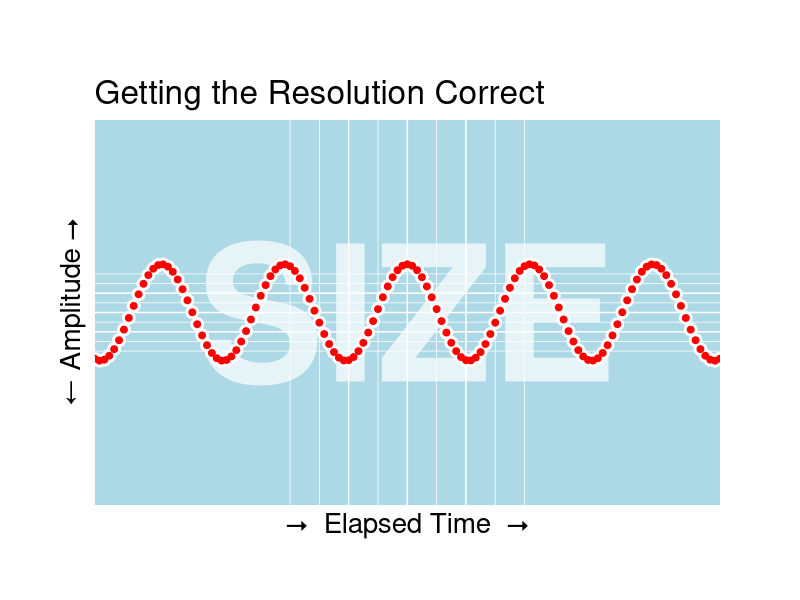
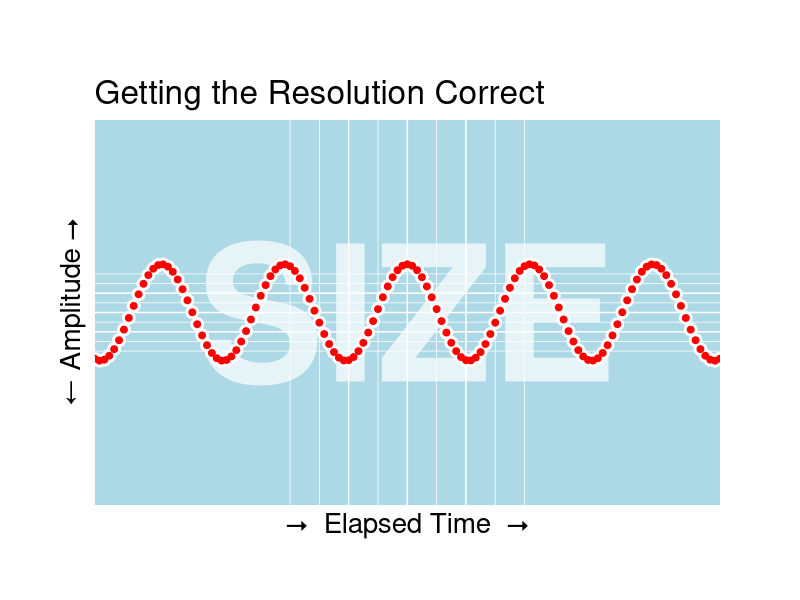

Write R code to recreate these figures, in order. (Note: this script raises an error after producing the figures.)
# clear the workspace!
# this is important to zero-out ambient theme adjustments!
rm(list=ls())
ls()

if (F) {
  install.packages('ggplot')
  install.packages('png')
  # install.packages('ggfx')
}

library(ggplot2)
library(png)
# library(ggfx) # with_shadow

theme_set(theme_gray())

steps <- seq(-16,16,0.25)
wave <- data.frame(Time=steps,Amplitude=cos(steps))
  
p = ggplot(wave,aes(Time,Amplitude,colour='cosine')) +
  scale_color_manual(values=c('tomato'),name='wave') +
  scale_x_continuous(
    expand=c(0,0), 
    limits=c(-16,16),
    breaks=c(-3,0,3)) +
  scale_y_continuous(
    expand=c(0,0), 
    limits=c(-4,4),
    breaks=c(-0.4,0,0.4)) +
  xlab(label='\u2B62  Elapsed Time  \u2B62' ) +
  ylab(label='\u2190 Amplitude \u2B62') +
  theme(
    text=element_text(size=unit(20,'pt')),
    plot.margin=margin(4,4,3,3,'lines'),
    #plot.window=,
    panel.background=element_rect(fill='lightblue'),
    axis.ticks=element_blank(),
    axis.text=element_blank(),
    legend.text=element_text(),
    legend.direction='horizontal',
    legend.position=c(0.85,0.9),
    legend.background=element_rect(fill='white'),
    legend.key=element_blank(),
    legend.title=element_text(size=unit(15,'pt')),
    legend.margin=margin(c(0.5,1,0.5,1),unit="lines")
  ) +
  ggtitle('Getting the Resolution Correct') +  
  annotate('text', 0, 0, label='SIZE', color='white', alpha=0.7,
    family='sans', fontface='bold', size=unit(48,'pt')) +
  geom_point(color='white',size=4) +
  geom_point(color='red',size=2)
  # with_shadow(geom_point(size=2),sigma=5,x_offset=0,y_offset=30,colour='#8cc6d9')



p

p$layers[[1]]$aes_params$size # annotation dim

theme_get()$text$size

p

png('resolution/output/PLOTA.png', width=898, height=698)
p$layers[[1]]$aes_params$size <- unit(72,'pt')
plot(p + (theme(text = element_text(size=unit(22,'pt')))))
plot(p)
dev.off()

ggsave(
  filename = 'plot-2x4x3x200.png', 
  plot = p,
  device = png, 
  path = 'resolution/output',
  scale = 2, # +/- dimension
  width = 4,
  height = 3, 
  units = c('in'),
  dpi = 200 # +/- resolution
)

ggsave(
  filename = 'plot-3x3x2x200.png', 
  plot = p,
  device = png, 
  path = 'resolution/output',
  scale = 3.25, # +/- dimension
  width = 3,
  height = 2.25, 
  units = c('in'),
  dpi = 200 # +/- resolution
)


